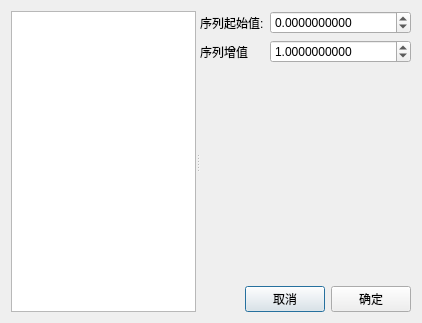
<?xml version="1.0" encoding="UTF-8"?>
<ui version="4.0">
 <class>Dialog_SelDefSeries</class>
 <widget class="QDialog" name="Dialog_SelDefSeries">
  <property name="geometry">
   <rect>
    <x>0</x>
    <y>0</y>
    <width>422</width>
    <height>323</height>
   </rect>
  </property>
  <property name="windowTitle">
   <string>Select Define Series</string>
  </property>
  <layout class="QVBoxLayout" name="verticalLayout_2">
   <item>
    <widget class="QSplitter" name="splitter">
     <property name="orientation">
      <enum>Qt::Horizontal</enum>
     </property>
     <widget class="QTableView" name="tableView"/>
     <widget class="QWidget" name="layoutWidget">
      <layout class="QVBoxLayout" name="verticalLayout">
       <item>
        <layout class="QHBoxLayout" name="horizontalLayout">
         <item>
          <widget class="QLabel" name="label">
           <property name="text">
            <string>序列起始值:</string>
           </property>
          </widget>
         </item>
         <item>
          <widget class="QDoubleSpinBox" name="doubleSpinBox_Start">
           <property name="decimals">
            <number>10</number>
           </property>
           <property name="minimum">
            <double>-999999999.000000000000000</double>
           </property>
           <property name="maximum">
            <double>999999999.000000000000000</double>
           </property>
           <property name="singleStep">
            <double>0.100000000000000</double>
           </property>
          </widget>
         </item>
        </layout>
       </item>
       <item>
        <layout class="QHBoxLayout" name="horizontalLayout_2">
         <item>
          <widget class="QLabel" name="label_2">
           <property name="text">
            <string>序列增值</string>
           </property>
          </widget>
         </item>
         <item>
          <widget class="QDoubleSpinBox" name="doubleSpinBox_Detal">
           <property name="decimals">
            <number>10</number>
           </property>
           <property name="minimum">
            <double>-999999999.000000000000000</double>
           </property>
           <property name="maximum">
            <double>999999999.000000000000000</double>
           </property>
           <property name="singleStep">
            <double>0.100000000000000</double>
           </property>
           <property name="value">
            <double>1.000000000000000</double>
           </property>
          </widget>
         </item>
        </layout>
       </item>
       <item>
        <spacer name="verticalSpacer">
         <property name="orientation">
          <enum>Qt::Vertical</enum>
         </property>
         <property name="sizeHint" stdset="0">
          <size>
           <width>20</width>
           <height>40</height>
          </size>
         </property>
        </spacer>
       </item>
       <item>
        <layout class="QHBoxLayout" name="horizontalLayout_3">
         <item>
          <spacer name="horizontalSpacer">
           <property name="orientation">
            <enum>Qt::Horizontal</enum>
           </property>
           <property name="sizeHint" stdset="0">
            <size>
             <width>40</width>
             <height>20</height>
            </size>
           </property>
          </spacer>
         </item>
         <item>
          <widget class="QPushButton" name="pushButton_Cannel">
           <property name="text">
            <string>取消</string>
           </property>
          </widget>
         </item>
         <item>
          <widget class="QPushButton" name="pushButton_OK">
           <property name="text">
            <string>确定</string>
           </property>
          </widget>
         </item>
        </layout>
       </item>
      </layout>
     </widget>
    </widget>
   </item>
  </layout>
 </widget>
 <resources/>
 <connections>
  <connection>
   <sender>pushButton_OK</sender>
   <signal>clicked()</signal>
   <receiver>Dialog_SelDefSeries</receiver>
   <slot>accept()</slot>
   <hints>
    <hint type="sourcelabel">
     <x>377</x>
     <y>294</y>
    </hint>
    <hint type="destinationlabel">
     <x>418</x>
     <y>254</y>
    </hint>
   </hints>
  </connection>
  <connection>
   <sender>pushButton_Cannel</sender>
   <signal>clicked()</signal>
   <receiver>Dialog_SelDefSeries</receiver>
   <slot>reject()</slot>
   <hints>
    <hint type="sourcelabel">
     <x>289</x>
     <y>299</y>
    </hint>
    <hint type="destinationlabel">
     <x>419</x>
     <y>217</y>
    </hint>
   </hints>
  </connection>
 </connections>
</ui>
